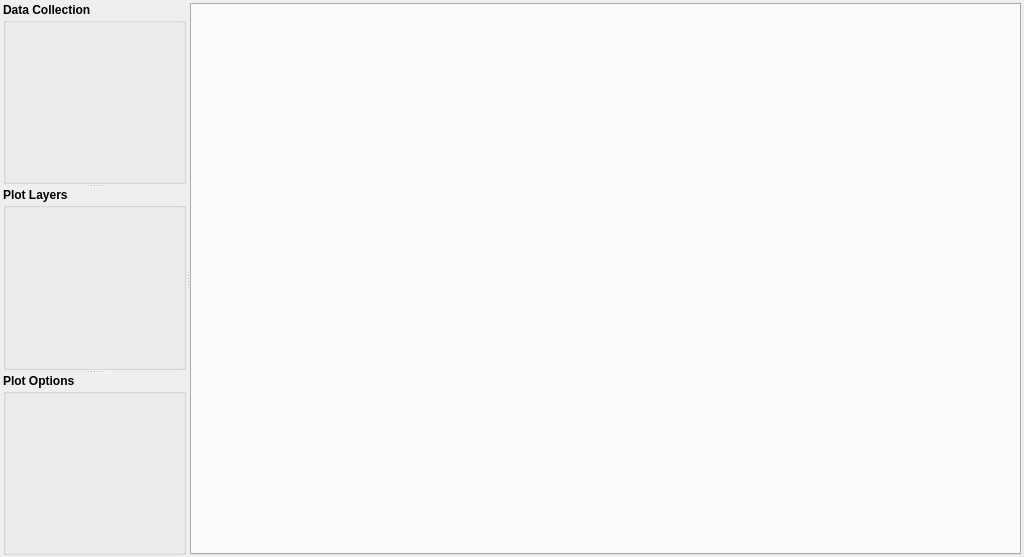
<?xml version="1.0" encoding="UTF-8"?>
<ui version="4.0">
 <class>GlueApplication</class>
 <widget class="QWidget" name="GlueApplication">
  <property name="geometry">
   <rect>
    <x>0</x>
    <y>0</y>
    <width>1024</width>
    <height>557</height>
   </rect>
  </property>
  <property name="windowTitle">
   <string>Form</string>
  </property>
  <layout class="QHBoxLayout" name="horizontalLayout">
   <property name="leftMargin">
    <number>3</number>
   </property>
   <property name="topMargin">
    <number>3</number>
   </property>
   <property name="rightMargin">
    <number>3</number>
   </property>
   <property name="bottomMargin">
    <number>2</number>
   </property>
   <item>
    <widget class="QSplitter" name="main_splitter">
     <property name="orientation">
      <enum>Qt::Horizontal</enum>
     </property>
     <widget class="QSplitter" name="data_plot_splitter">
      <property name="orientation">
       <enum>Qt::Vertical</enum>
      </property>
      <widget class="QWidget" name="data_layers_container">
       <layout class="QVBoxLayout" name="data_layers_layout">
        <property name="spacing">
         <number>0</number>
        </property>
        <item>
         <widget class="QLabel" name="data_layers_label">
          <property name="font">
           <font>
            <weight>75</weight>
            <bold>true</bold>
           </font>
          </property>
          <property name="text">
           <string>Data Collection</string>
          </property>
         </widget>
        </item>
        <item>
         <widget class="QGroupBox" name="data_layers">
          <property name="sizePolicy">
           <sizepolicy hsizetype="Preferred" vsizetype="Expanding">
            <horstretch>0</horstretch>
            <verstretch>0</verstretch>
           </sizepolicy>
          </property>
          <property name="layoutDirection">
           <enum>Qt::LeftToRight</enum>
          </property>
          <property name="flat">
           <bool>false</bool>
          </property>
         </widget>
        </item>
       </layout>
      </widget>
      <widget class="QWidget" name="plot_layers_container">
       <layout class="QVBoxLayout" name="plot_layers_layout">
        <property name="spacing">
         <number>0</number>
        </property>
        <item>
         <widget class="QLabel" name="plot_layers_label">
          <property name="font">
           <font>
            <weight>75</weight>
            <bold>true</bold>
           </font>
          </property>
          <property name="text">
           <string>Plot Layers</string>
          </property>
         </widget>
        </item>
        <item>
         <widget class="QGroupBox" name="plot_layers">
          <property name="sizePolicy">
           <sizepolicy hsizetype="Preferred" vsizetype="Expanding">
            <horstretch>0</horstretch>
            <verstretch>0</verstretch>
           </sizepolicy>
          </property>
          <property name="layoutDirection">
           <enum>Qt::LeftToRight</enum>
          </property>
          <property name="flat">
           <bool>false</bool>
          </property>
         </widget>
        </item>
       </layout>
      </widget>
      <widget class="QWidget" name="plot_options_container">
       <layout class="QVBoxLayout" name="plot_options_layout">
        <property name="spacing">
         <number>0</number>
        </property>
        <item>
         <widget class="QLabel" name="plot_options_label">
          <property name="font">
           <font>
            <weight>75</weight>
            <bold>true</bold>
           </font>
          </property>
          <property name="text">
           <string>Plot Options</string>
          </property>
         </widget>
        </item>
        <item>
         <widget class="QGroupBox" name="plot_options">
          <property name="sizePolicy">
           <sizepolicy hsizetype="Preferred" vsizetype="Expanding">
            <horstretch>0</horstretch>
            <verstretch>0</verstretch>
           </sizepolicy>
          </property>
          <property name="layoutDirection">
           <enum>Qt::LeftToRight</enum>
          </property>
          <property name="flat">
           <bool>false</bool>
          </property>
         </widget>
        </item>
       </layout>
      </widget>
     </widget>
     <widget class="QWidget" name="verticalLayoutWidget">
      <layout class="QVBoxLayout" name="layout_right">
       <property name="spacing">
        <number>0</number>
       </property>
       <property name="leftMargin">
        <number>0</number>
       </property>
       <property name="topMargin">
        <number>0</number>
       </property>
       <item>
        <widget class="QTabWidget" name="tabWidget">
         <property name="enabled">
          <bool>true</bool>
         </property>
         <property name="sizePolicy">
          <sizepolicy hsizetype="MinimumExpanding" vsizetype="Expanding">
           <horstretch>1</horstretch>
           <verstretch>0</verstretch>
          </sizepolicy>
         </property>
         <property name="minimumSize">
          <size>
           <width>400</width>
           <height>0</height>
          </size>
         </property>
         <property name="tabShape">
          <enum>QTabWidget::Rounded</enum>
         </property>
         <property name="currentIndex">
          <number>-1</number>
         </property>
         <property name="elideMode">
          <enum>Qt::ElideRight</enum>
         </property>
         <property name="usesScrollButtons">
          <bool>false</bool>
         </property>
         <property name="documentMode">
          <bool>false</bool>
         </property>
         <property name="tabsClosable">
          <bool>false</bool>
         </property>
         <property name="movable">
          <bool>true</bool>
         </property>
        </widget>
       </item>
      </layout>
     </widget>
    </widget>
   </item>
  </layout>
 </widget>
 <resources/>
 <connections/>
</ui>
